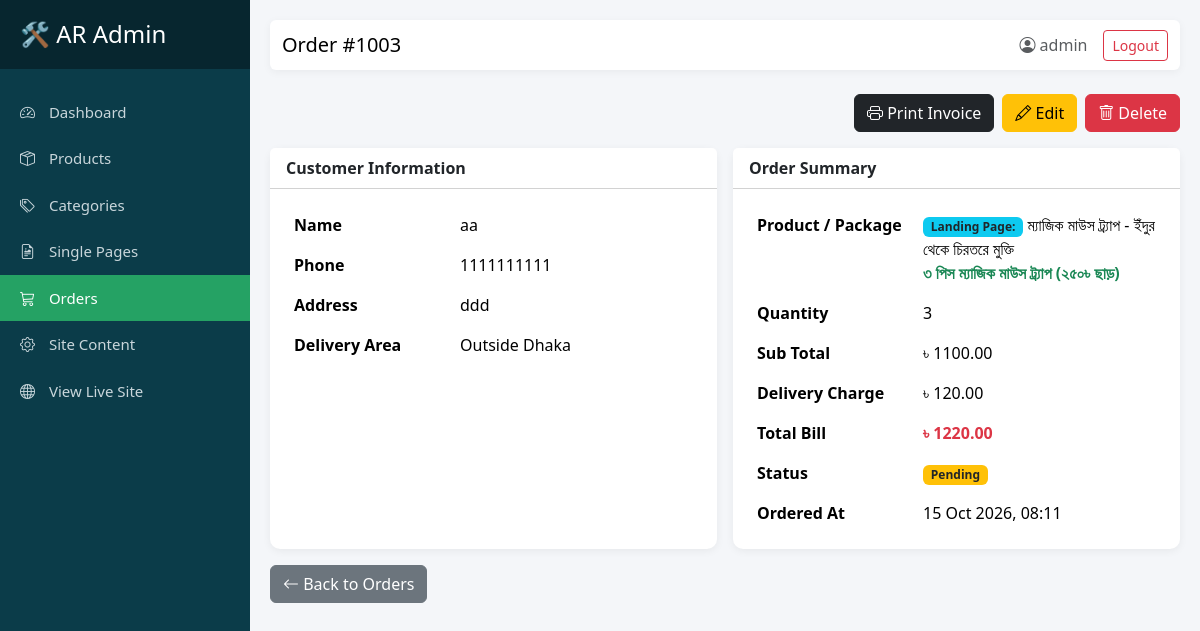
Screenshot of /dashboard/orders/1003/ (signed in) with the database file from the repository.
### landingpage/models.py (models this page shows, shortened)
class Order(models.Model):
    STATUS_CHOICES = (
        ('Pending', 'Pending'),
        ('Processing', 'Processing'),
        ('Completed', 'Completed'),
        ('Cancelled', 'Cancelled'),
    )
    product = models.ForeignKey(Product, on_delete=models.SET_NULL, null=True, blank=True)
    landing_page = models.ForeignKey(SinglePage, on_delete=models.SET_NULL, null=True, blank=True, related_name='orders')
    package_name = models.CharField(max_length=255, blank=True, null=True)
    customer_name = models.CharField(max_length=100)
    phone_number = models.CharField(max_length=15)
    address = models.TextField()
    delivery_area = models.CharField(max_length=50, choices=[('Inside Dhaka', 'Inside Dhaka'), ('Outside Dhaka', 'Outside Dhaka')])
    quantity = models.IntegerField(default=1)
    sub_total = models.DecimalField(max_digits=10, decimal_places=2, default=0)
    delivery_charge = models.DecimalField(max_digits=10, decimal_places=2, default=0)
    total_bill = models.DecimalField(max_digits=10, decimal_places=2, default=0)
    status = models.CharField(max_length=20, choices=STATUS_CHOICES, default='Pending')
    created_at = models.DateTimeField(auto_now_add=True)

class SinglePage(models.Model):
    title = models.CharField(max_length=200, help_text="Page title / Internal name")
    slug = models.SlugField(max_length=200, unique=True, help_text="Unique URL link, e.g. magic-mouse-trap")
    linked_product = models.ForeignKey(Product, on_delete=models.SET_NULL, null=True, blank=True, help_text="Optional linked product from inventory")
    is_active = models.BooleanField(default=True, help_text="Uncheck to temporarily hide this page")
    created_at = models.DateTimeField(auto_now_add=True)
    updated_at = models.DateTimeField(auto_now=True)
    announcement_text = models.CharField(max_length=255, default="🔥 সীমিত সময়ের অফার! স্টক শেষ হওয়ার আগেই অর্ডার করুন! 🔥")
    brand_name = models.CharField(max_length=100, blank=True, default="", help_text="Leave blank to use Site Name")
    header_cta_text = models.CharField(max_length=50, default="অর্ডার করুন")
    hero_title = models.CharField(max_length=255, default="ইঁদুরের যন্ত্রণায় অতিষ্ঠ? চিরতরে মুক্তি পান ম্যাজিক মাউস ট্র্যাপ দিয়ে!")
    hero_subtitle = models.TextField(blank=True, default="কোনো বিষ বা আঠা ছাড়া, ১০০% নিরাপদ এবং বারবার ব্যবহারযোগ্য।")
    hero_image = models.ImageField(upload_to='landingpages/', blank=True, null=True)
    video_url = models.URLField(blank=True, null=True, help_text="Optional YouTube embed link")
    auto_scroll_images = models.BooleanField(default=True, help_text="Automatically slide hero gallery images")
    auto_scroll_interval = models.PositiveIntegerField(default=3, help_text="Slide change interval in seconds")
    regular_price = models.DecimalField(max_digits=10, decimal_places=2, default=600)
    discount_price = models.DecimalField(max_digits=10, decimal_places=2, default=450)
    delivery_note = models.CharField(max_length=150, default="সারা বাংলাদেশে ক্যাশ অন ডেলিভারি!")
    hero_cta_text = models.CharField(max_length=50, default="এখনই অর্ডার করুন")
    features_title = models.CharField(max_length=200, default="কেন আমাদের মাউস ট্র্যাপ সেরা?")
    feature_1_icon = models.CharField(max_length=50, default="fas fa-leaf", help_text="FontAwesome icon class")
    feature_1_title = models.CharField(max_length=150, default="১০০% বিষমুক্ত ও নিরাপদ")
    feature_1_desc = models.TextField(default="বাচ্চা বা পোষা প্রাণীর জন্য কোনো ক্ষতিকর বিষ বা রাসায়নিক ব্যবহার করা হয়নি।")
    feature_2_icon = models.CharField(max_length=50, default="fas fa-sync-alt")
    feature_2_title = models.CharField(max_length=150, default="বারবার ব্যবহারযোগ্য")
    feature_2_desc = models.TextField(default="মজবুত প্লাস্টিক দিয়ে তৈরি, ধুয়ে বারবার ব্যবহার করা যায়। একবার কিনলেই চলবে বহুবছর।")
    feature_3_icon = models.CharField(max_length=50, default="fas fa-bolt")
    feature_3_title = models.CharField(max_length=150, default="তাত্ক্ষণিক সমাধান")
    feature_3_desc = models.TextField(default="শক্তিশালী স্প্রিং মেকানিজমের কারণে ইঁদুর ধরা পড়ে চোখের পলকে, পালানোর কোনো সুযোগ নেই।")
    feature_4_icon = models.CharField(max_length=50, default="fas fa-hand-sparkles")
    feature_4_title = models.CharField(max_length=150, default="পরিষ্কার করা সহজ")
    feature_4_desc = models.TextField(default="মৃত ইঁদুর হাত দিয়ে না ধরেই সহজে ফেলে দেওয়া যায়, যা অত্যন্ত স্বাস্থ্যকর।")
    delivery_inside_dhaka = models.IntegerField(default=60)
    delivery_outside_dhaka = models.IntegerField(default=120)
    form_title = models.CharField(max_length=200, default="অর্ডার কনফার্ম করতে নিচের ফর্মটি পূরণ করুন")
    submit_button_text = models.CharField(max_length=100, default="অর্ডার কনফার্ম করুন")
    footer_helpline = models.CharField(max_length=50, blank=True, default="", help_text="Leave blank to use Site Helpline")
    footer_email = models.CharField(max_length=100, blank=True, default="", help_text="Support email")
    footer_copyright = models.CharField(max_length=200, blank=True, default="")
    class Meta:
        ordering = ['-created_at']

### custom_admin/views.py (the view)
# urls.py: path('orders/<int:pk>/', views.order_detail, name='order_detail'),
@login_required(login_url='custom_admin:login')
@user_passes_test(is_staff_user, login_url='custom_admin:login')
def order_detail(request, pk):
    order = get_object_or_404(Order.objects.select_related('product', 'landing_page'), pk=pk)
    return render(request, 'custom_admin/order_detail.html', {'order': order})

### custom_admin/views.py (called while the page is built)
def is_staff_user(user):
    return user.is_active and user.is_staff

### custom_admin/templates/custom_admin/order_detail.html (shortened to what this page needs)
{% extends 'custom_admin/base.html' %}
{% block page_title %}Order #{{ order.id }}{% endblock %}
{% block content %}
<div class="d-flex justify-content-end mb-3 gap-2">
    <a href="{% url 'custom_admin:order_invoice' order.pk %}" class="btn btn-dark"><i class="bi bi-printer"></i> Print Invoice</a>
    <a href="{% url 'custom_admin:order_edit' order.pk %}" class="btn btn-warning"><i class="bi bi-pencil"></i> Edit</a>
    <a href="{% url 'custom_admin:order_delete' order.pk %}" class="btn btn-danger"><i class="bi bi-trash"></i> Delete</a>
</div>
<div class="row g-3">
    <div class="col-md-6">
        <div class="card stat-card h-100">
            <div class="card-header bg-white"><strong>Customer Information</strong></div>
            <div class="card-body">
                <table class="table table-borderless mb-0">
                    <tr><th style="width:40%;">Name</th><td>{{ order.customer_name }}</td></tr>
                    <tr><th>Phone</th><td>{{ order.phone_number }}</td></tr>
                    <tr><th>Address</th><td>{{ order.address }}</td></tr>
                    <tr><th>Delivery Area</th><td>{{ order.delivery_area }}</td></tr>
                </table>
            </div>
        </div>
    </div>
    <div class="col-md-6">
        <div class="card stat-card h-100">
            <div class="card-header bg-white"><strong>Order Summary</strong></div>
            <div class="card-body">
                <table class="table table-borderless mb-0">
                    <tr>
                        <th style="width:40%;">Product / Package</th>
                        <td>
                            {% if order.landing_page %}
                                <div><span class="badge bg-info text-dark">Landing Page:</span> {{ order.landing_page.title }}</div>
                            {% endif %}
                            {% if order.package_name %}
                                <div class="text-success fw-bold">{{ order.package_name }}</div>
                            {% endif %}
                        </td>
                    </tr>
                    <tr><th>Quantity</th><td>{{ order.quantity }}</td></tr>
                    <tr><th>Sub Total</th><td>৳ {{ order.sub_total }}</td></tr>
                    <tr><th>Delivery Charge</th><td>৳ {{ order.delivery_charge }}</td></tr>
                    <tr><th>Total Bill</th><td class="fw-bold text-danger">৳ {{ order.total_bill }}</td></tr>
                    <tr>
                        <th>Status</th>
                        <td>
                            {% if order.status == 'Completed' %}<span class="badge bg-success">Completed</span>
                            {% elif order.status == 'Pending' %}<span class="badge bg-warning text-dark">Pending</span>
                            {% elif order.status == 'Processing' %}<span class="badge bg-info text-dark">Processing</span>
                            {% else %}<span class="badge bg-danger">Cancelled</span>{% endif %}
                        </td>
                    </tr>
                    <tr><th>Ordered At</th><td>{{ order.created_at|date:"d M Y, H:i" }}</td></tr>
                </table>
            </div>
        </div>
    </div>
</div>
<div class="mt-3">
    <a href="{% url 'custom_admin:order_list' %}" class="btn btn-secondary"><i class="bi bi-arrow-left"></i> Back to Orders</a>
</div>
{% endblock %}

### custom_admin/templates/custom_admin/base.html (shortened to what this page needs)
<!DOCTYPE html>
<html lang="en">
<head>
    <link href="https://cdn.jsdelivr.net/npm/bootstrap@5.3.3/dist/css/bootstrap.min.css" rel="stylesheet">
    <link href="https://cdn.jsdelivr.net/npm/bootstrap-icons@1.11.3/font/bootstrap-icons.css" rel="stylesheet">
</head>
<body>
<div class="d-flex">
    <nav id="sidebar">
        <div class="sidebar-header">
            <h4 class="mb-0">🛠️ AR Admin</h4>
        </div>
        <ul class="list-unstyled components">
            <li>
                <a href="{% url 'custom_admin:dashboard' %}" class="{% if request.resolver_match.url_name == 'dashboard' %}active{% endif %}">
                    <i class="bi bi-speedometer2"></i> Dashboard
                </a>
            </li>
            <li>
                <a href="{% url 'custom_admin:product_list' %}" class="{% if 'product' in request.resolver_match.url_name %}active{% endif %}">
                    <i class="bi bi-box-seam"></i> Products
                </a>
            </li>
            <li>
                <a href="{% url 'custom_admin:category_list' %}" class="{% if 'category' in request.resolver_match.url_name %}active{% endif %}">
                    <i class="bi bi-tags"></i> Categories
                </a>
            </li>
            <li>
                <a href="{% url 'custom_admin:single_page_list' %}" class="{% if 'single_page' in request.resolver_match.url_name %}active{% endif %}">
                    <i class="bi bi-file-earmark-richtext"></i> Single Pages
                </a>
            </li>
            <li>
                <a href="{% url 'custom_admin:order_list' %}" class="{% if 'order' in request.resolver_match.url_name %}active{% endif %}">
                    <i class="bi bi-cart3"></i> Orders
                </a>
            </li>
            <li>
                <a href="{% url 'custom_admin:site_setting_edit' %}" class="{% if 'site_setting' in request.resolver_match.url_name %}active{% endif %}">
                    <i class="bi bi-gear"></i> Site Content
                </a>
            </li>
            <li>
                <a href="/" target="_blank"><i class="bi bi-globe"></i> View Live Site</a>
            </li>
        </ul>
    </nav>
    <div id="content">
        <nav class="navbar navbar-expand-lg navbar-custom mb-4 rounded">
            <div class="container-fluid">
                <span class="navbar-brand mb-0 h4">{% block page_title %}Dashboard{% endblock %}</span>
                <div class="ms-auto d-flex align-items-center">
                    <span class="me-3 text-muted"><i class="bi bi-person-circle"></i> {{ request.user.username }}</span>
                    <form method="post" action="{% url 'custom_admin:logout' %}" class="m-0">
                        <button type="submit" class="btn btn-sm btn-outline-danger">Logout</button>
                    </form>
                </div>
            </div>
        </nav>
        {% block content %}{% endblock %}
    </div>
</div>
</body>
</html>

### custom_admin/templates/custom_admin/base.html (style rules this page uses)
body { background: #f4f6f9; }
:root { --brand-teal:#0B3C49; --brand-tealDark:#07262F; --brand-green:#25A264; --brand-greenHover:#1E8752; }
#sidebar { min-width: 250px; max-width: 250px; background: var(--brand-teal); color: #fff; min-height: 100vh; transition: all 0.3s; }
#sidebar .sidebar-header { padding: 20px; background: var(--brand-tealDark); }
#sidebar ul.components { padding: 20px 0; }
#sidebar ul li a { padding: 12px 20px; font-size: 15px; display: block; color: #c9d6db; text-decoration: none; }
#sidebar ul li a.active { color: #fff; background: var(--brand-green); }
#sidebar ul li a i { margin-right: 10px; }
#content { width: 100%; padding: 20px; min-height: 100vh; }
.stat-card { border: none; border-radius: 10px; box-shadow: 0 2px 8px rgba(0,0,0,0.06); }
.navbar-custom { background: #fff; box-shadow: 0 2px 8px rgba(0,0,0,0.05); }

### rows the page displays
Order: id "1003", customer_name "aa", phone_number "1111111111", address "ddd", delivery_area "Outside Dhaka", landing_page "ম্যাজিক মাউস ট্র্যাপ - ইঁদুর থেকে চিরতরে মুক্তি", package_name "৩ পিস ম্যাজিক মাউস ট্র্যাপ (২৫০৳ ছাড়)", quantity "3", sub_total "1100.00", delivery_charge "120.00", total_bill "1220.00", created_at "15 Oct 2026, 08:11"

### other values shown
{{ request.user.username }} "admin"
